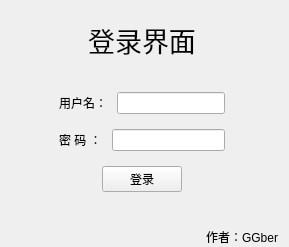
<?xml version="1.0" encoding="UTF-8"?>
<ui version="4.0">
 <class>Load_window</class>
 <widget class="QWidget" name="Load_window">
  <property name="geometry">
   <rect>
    <x>0</x>
    <y>0</y>
    <width>289</width>
    <height>247</height>
   </rect>
  </property>
  <property name="windowTitle">
   <string>Form</string>
  </property>
  <layout class="QGridLayout" name="gridLayout">
   <property name="topMargin">
    <number>20</number>
   </property>
   <property name="bottomMargin">
    <number>0</number>
   </property>
   <property name="verticalSpacing">
    <number>15</number>
   </property>
   <item row="3" column="1">
    <layout class="QHBoxLayout" name="horizontalLayout_2">
     <property name="spacing">
      <number>10</number>
     </property>
     <item>
      <widget class="QLabel" name="label_2">
       <property name="text">
        <string>密 码 ：</string>
       </property>
      </widget>
     </item>
     <item>
      <widget class="QLineEdit" name="lineEdit_user_password"/>
     </item>
    </layout>
   </item>
   <item row="2" column="2">
    <spacer name="horizontalSpacer_3">
     <property name="orientation">
      <enum>Qt::Horizontal</enum>
     </property>
     <property name="sizeHint" stdset="0">
      <size>
       <width>40</width>
       <height>20</height>
      </size>
     </property>
    </spacer>
   </item>
   <item row="4" column="1">
    <layout class="QHBoxLayout" name="horizontalLayout_3">
     <item>
      <spacer name="horizontalSpacer">
       <property name="orientation">
        <enum>Qt::Horizontal</enum>
       </property>
       <property name="sizeHint" stdset="0">
        <size>
         <width>40</width>
         <height>20</height>
        </size>
       </property>
      </spacer>
     </item>
     <item>
      <widget class="QPushButton" name="pushButton_load">
       <property name="text">
        <string>登录</string>
       </property>
      </widget>
     </item>
     <item>
      <spacer name="horizontalSpacer_2">
       <property name="orientation">
        <enum>Qt::Horizontal</enum>
       </property>
       <property name="sizeHint" stdset="0">
        <size>
         <width>40</width>
         <height>20</height>
        </size>
       </property>
      </spacer>
     </item>
    </layout>
   </item>
   <item row="1" column="1">
    <spacer name="verticalSpacer">
     <property name="orientation">
      <enum>Qt::Vertical</enum>
     </property>
     <property name="sizeHint" stdset="0">
      <size>
       <width>20</width>
       <height>4</height>
      </size>
     </property>
    </spacer>
   </item>
   <item row="5" column="1">
    <spacer name="verticalSpacer_2">
     <property name="orientation">
      <enum>Qt::Vertical</enum>
     </property>
     <property name="sizeType">
      <enum>QSizePolicy::Fixed</enum>
     </property>
     <property name="sizeHint" stdset="0">
      <size>
       <width>20</width>
       <height>20</height>
      </size>
     </property>
    </spacer>
   </item>
   <item row="2" column="1">
    <layout class="QHBoxLayout" name="horizontalLayout">
     <property name="spacing">
      <number>10</number>
     </property>
     <item>
      <widget class="QLabel" name="label">
       <property name="text">
        <string>用户名：</string>
       </property>
      </widget>
     </item>
     <item>
      <widget class="QLineEdit" name="lineEdit_user_name"/>
     </item>
    </layout>
   </item>
   <item row="0" column="1">
    <widget class="QLabel" name="label_3">
     <property name="font">
      <font>
       <family>Arial</family>
       <pointsize>20</pointsize>
      </font>
     </property>
     <property name="text">
      <string>登录界面</string>
     </property>
     <property name="alignment">
      <set>Qt::AlignCenter</set>
     </property>
    </widget>
   </item>
   <item row="2" column="0">
    <spacer name="horizontalSpacer_4">
     <property name="orientation">
      <enum>Qt::Horizontal</enum>
     </property>
     <property name="sizeHint" stdset="0">
      <size>
       <width>40</width>
       <height>20</height>
      </size>
     </property>
    </spacer>
   </item>
   <item row="6" column="0">
    <spacer name="horizontalSpacer_5">
     <property name="orientation">
      <enum>Qt::Horizontal</enum>
     </property>
     <property name="sizeHint" stdset="0">
      <size>
       <width>40</width>
       <height>20</height>
      </size>
     </property>
    </spacer>
   </item>
   <item row="6" column="1" colspan="2">
    <widget class="QLabel" name="label_4">
     <property name="text">
      <string>作者：GGber</string>
     </property>
     <property name="alignment">
      <set>Qt::AlignRight|Qt::AlignTrailing|Qt::AlignVCenter</set>
     </property>
    </widget>
   </item>
  </layout>
 </widget>
 <resources/>
 <connections/>
</ui>
